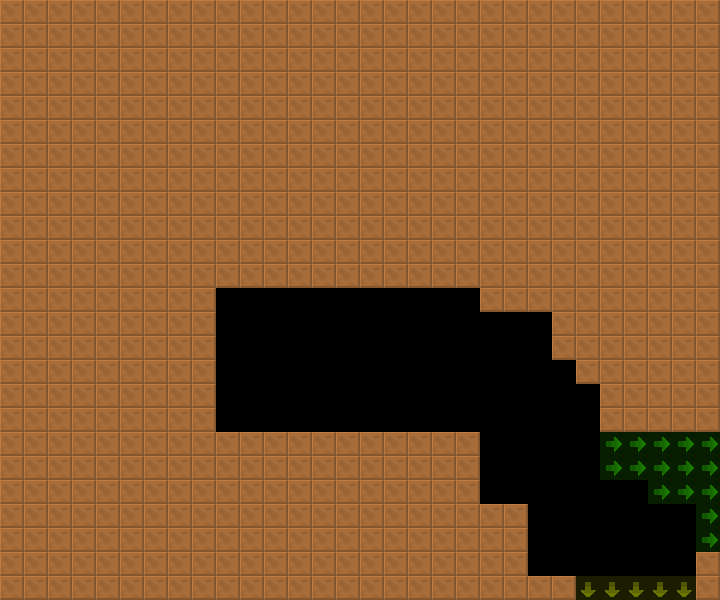

This is a level from a 2D game, rendered from its Tiled map with the project's own tilesets. A one-line summary and the map file follow, with tile-layer data summarised:
An orthogonal 30x25 tile map with 24x24 px tiles, 2 tile layers (col, lnk), 2 tilesets and 5 objects (2x Light, 2x CustomDeco, SpecialEquipment).

<map version="1.4" tiledversion="1.4.2" orientation="orthogonal" renderorder="right-down" width="30" height="25" tilewidth="24" tileheight="24" infinite="0" nextlayerid="4" nextobjectid="8">
 <tileset firstgid="6" source="../../lnk.tsx" />
 <tileset firstgid="1" source="../../col.tsx" />
 <layer id="1" name="col" width="30" height="25">
  <data>[750 cells, 606 non-empty, 1 distinct tile ids]</data>
 </layer>
 <layer id="2" name="lnk" width="30" height="25" opacity="0.5">
  <data>[750 cells, 20 non-empty, 2 distinct tile ids]</data>
 </layer>
 <objectgroup id="3" name="markers" opacity="0.5">
  <object id="1" name="SpecialEquipment" type="SpecialEquipment" x="216" y="312" width="240" height="120">
   <properties>
    <property name="yr" value="0" />
    <property name="xr" value="0" />
   </properties>
  </object>
  <object id="2" name="Light" type="Light" x="216" y="408" width="24" height="24">
   <properties>
    <property name="yr" value="0" />
    <property name="xr" value="0" />
    <property name="light" value="PrisonCorruptEntrance" />
   </properties>
  </object>
  <object id="3" name="CustomDeco" type="CustomDeco" x="432" y="408" width="24" height="24">
   <properties>
    <property name="yr" value="0" />
    <property name="xr" value="0" />
    <property name="customId" value="candle" />
   </properties>
  </object>
  <object id="4" name="Light" type="Light" x="480" y="480" width="24" height="24">
   <properties>
    <property name="yr" value="0" />
    <property name="xr" value="0" />
    <property name="light" value="PrisonCorruptEntrance2" />
   </properties>
  </object>
  <object id="5" name="CustomDeco" type="CustomDeco" x="504" y="480" width="24" height="24">
   <properties>
    <property name="yr" value="0" />
    <property name="xr" value="0" />
    <property name="customId" value="candle" />
   </properties>
  </object>
 </objectgroup>
</map>
